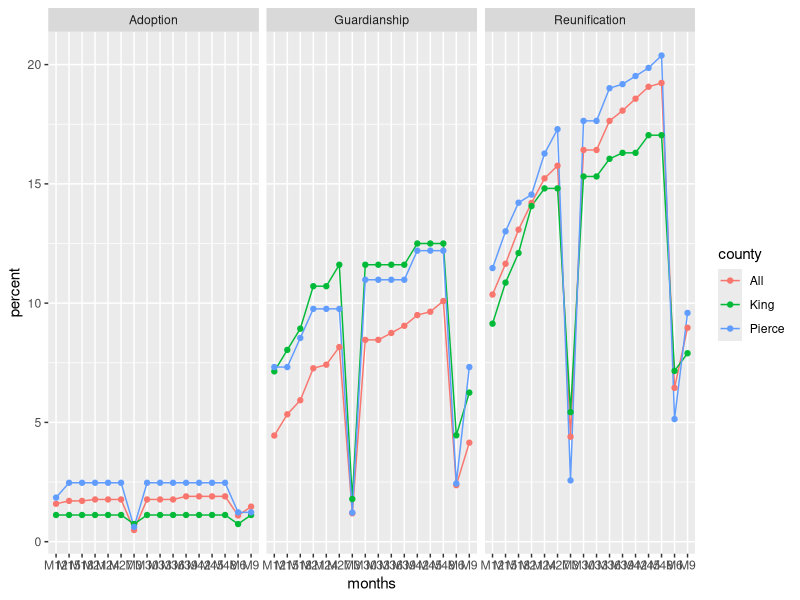

The R source for this figure:
## ---- chunk 1
reentry = read.csv("reentry.csv")
head(reentry[1:6])
## ---- chunk 2
library(tidyr)
# gather many columns into two key/value columns
#    create a "key" column called months
#    create a "value" column called percent
#    do this for all *but* the first column
reentry = gather(reentry, key = months, value = percent, -1)
head(reentry)
## ---- chunk 3
spread(reentry, key = months, value = percent)[1:6, 1:6]
## ---- chunk 4
library(reshape2)
re2 = read.csv("reentry.csv")
re2 = melt(re2, id.vars = "X", variable.name = "months", value.name = "percent")
#     consistent Hadley syntax: function names use _ for word separation,
#     arguments use . for word separation
identical(reentry, re2)
## ---- chunk 5
reentry = separate(reentry, X, into = c("county", "outcome"))
head(reentry)
## ---- chunk 6
library(ggplot2)
ggplot(reentry, aes(x = months, y = percent, color = county)) +
    geom_line(aes(group = county)) +
    geom_point() +
    facet_wrap(~ outcome)
## ---- chunk 7
library(dplyr)
1:5 %>% mean
mtcars %>% head(2)
## ---- chunk 8
foo = factor(c(4, 8, NA, -1, -1, 2, NA, 10))
# if I want to take the average of the first 5 rows of foo, omitting missing values:
# option 1
bar1 = mean(na.omit(as.numeric(as.character(foo))))

# option 2
bar2 = as.character(foo)
bar2 = as.numeric(bar2)
bar2 = na.omit(bar2)
bar2 = mean(bar2)

# option 3
bar3 = foo %>% as.character %>% as.numeric %>% na.omit %>% mean

identical(bar1, bar2, bar3)
## ---- chunk 9
mtcars %>% 
    filter(cyl == 4) %>% 
    lm(mpg ~ wt, data = .) %>%  # dot marks the spot
    coef                        
